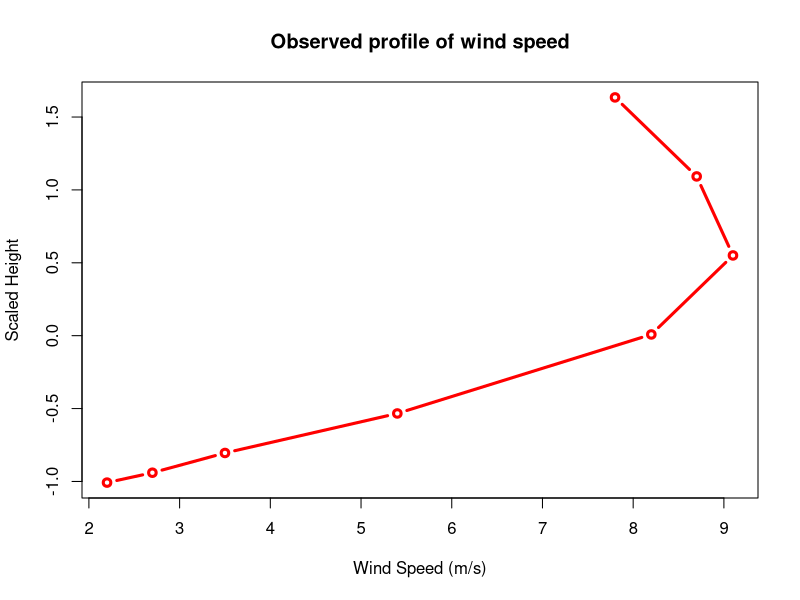
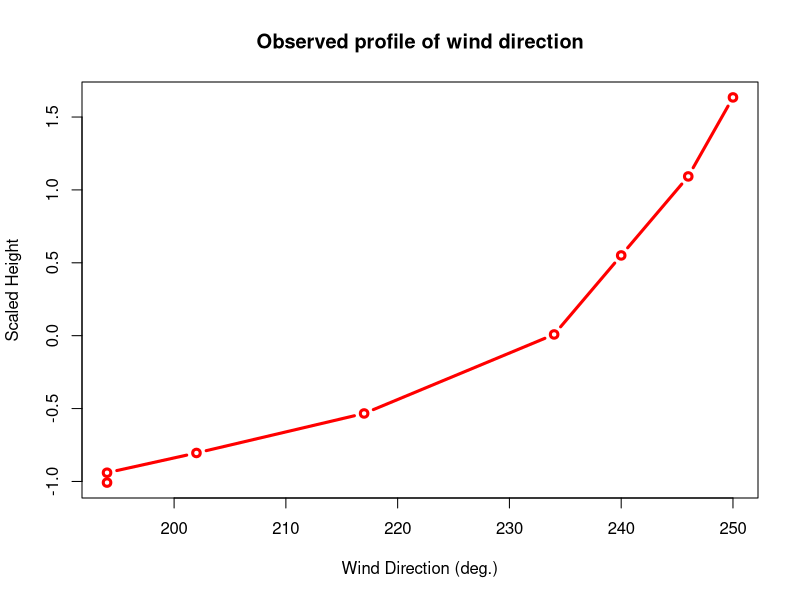
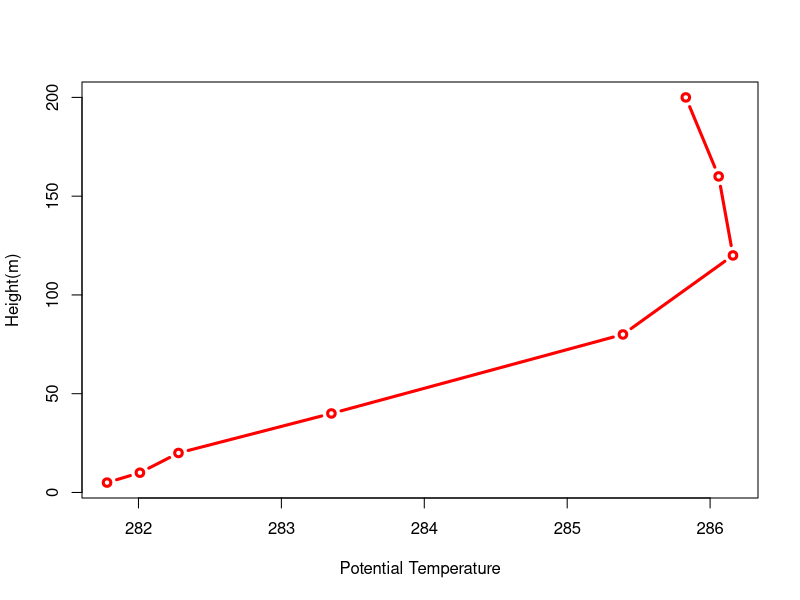
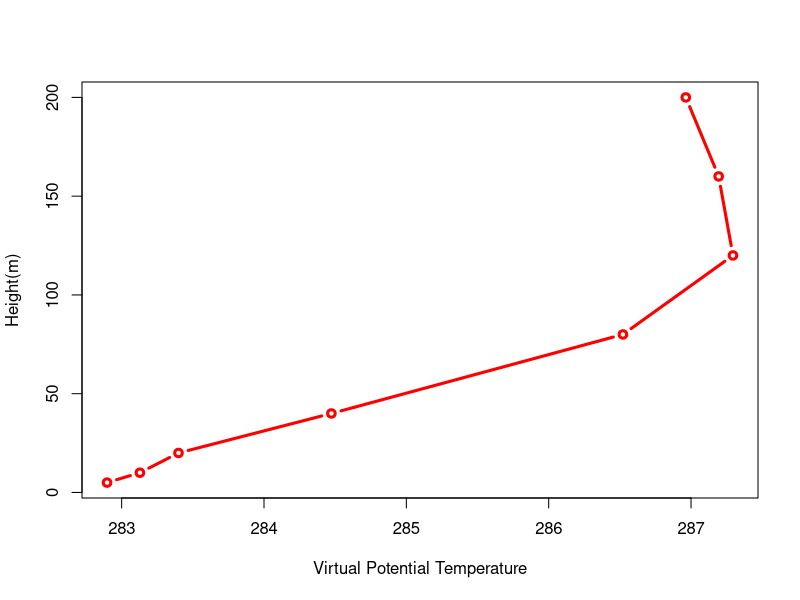
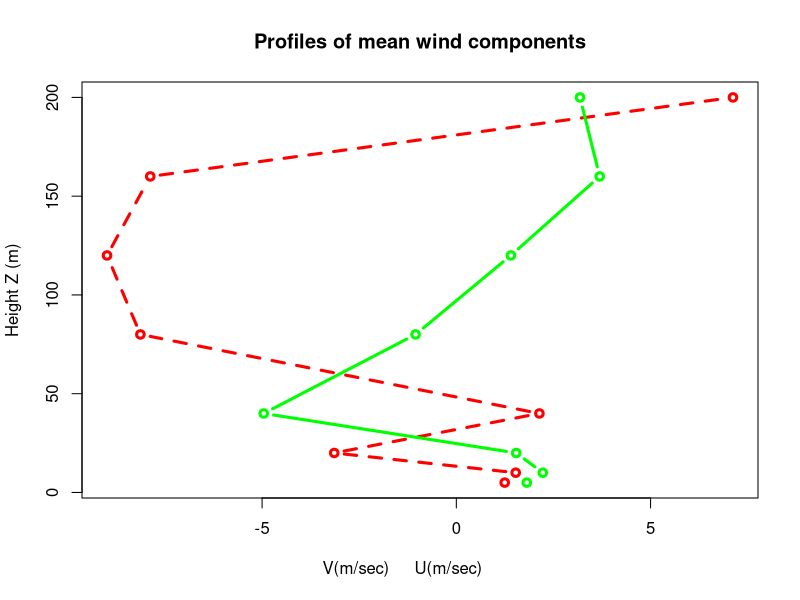
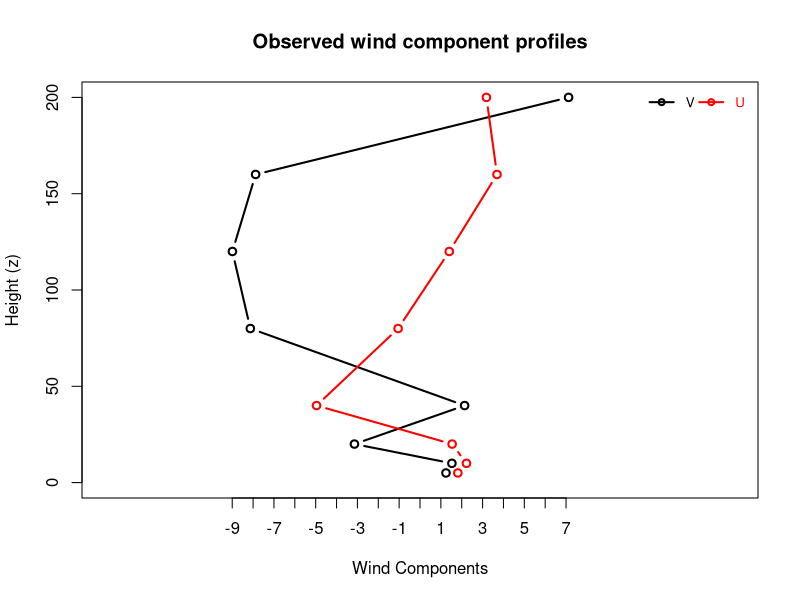

R code for these plots, in order:
## ---- chunk 1
library(ggplot2)
library(dplyr)

## ---- chunk 2
#meters
height3 <- c(5,10,20,40,80,120,160,200)
#wind speed (m/s)
windspeed3 <- c(2.2,2.7,3.5,5.4,8.2,9.1,8.7,7.8)
#wind direction (deg)
winddirection3 <- c(194,194,202,217,234,240,246,250)
#Temperature
temperature3 <- c(8.58,8.81,9.08,10.15,12.19,12.96,12.86,12.63)

length(height3)==length(windspeed3)
length(winddirection3)==length(temperature3)


## ---- chunk 3
# Convert to Kelvin
temperature3k <- temperature3 + 273.2

# For the first 200 meters, we can assume the specific humidity to be relatively constant 
# Assuming it to be 6.5 g/kg
specifichumidity3 <- 6.5
vtemperature3K <- temperature3k*(1+(0.61*(specifichumidity3/1000)))
# Assuming the pressure to be constant as well in first 200 m
pressureq7 <- 1000
# Add virtual potential temperature
ptemperature3K <- temperature3k*((1000/pressureq7)^0.286)
vptemperature3K <- ptemperature3K*(1+(0.61*(specifichumidity3/1000)))

# Scaled height

height3scaled <- scale(height3)

wp3df <- data.frame(height3,height3scaled,windspeed3,winddirection3,temperature3,temperature3k,vtemperature3K,ptemperature3K,vtemperature3K,ptemperature3K,vptemperature3K)


wp3 <- plot(wp3df$windspeed3,wp3df$height3scaled,type = "b", col = "red", lwd = 3,xlab = "Wind Speed (m/s)", ylab = "Scaled Height") + title("Observed profile of wind speed")


## ---- chunk 4

wp32 <- plot(wp3df$winddirection3,wp3df$height3scaled,type = "b", col = "red", lwd = 3,xlab = "Wind Direction (deg.)", ylab = "Scaled Height") + title("Observed profile of wind direction")


## ---- chunk 5
wp33 <- plot(wp3df$ptemperature3K,wp3df$height3,type = "b", col = "red", lwd = 3,xlab = "Potential Temperature", ylab = "Height(m)")
## ---- chunk 6
wp33 <- plot(wp3df$vptemperature3K,wp3df$height3,type = "b", col = "red", lwd = 3,xlab = "Virtual Potential Temperature", ylab = "Height(m)")
## ---- chunk 7

u3 <- windspeed3 * cos(270-  winddirection3)
v3 <- windspeed3 * sin(270-  winddirection3)
wp3df <- data.frame(height3,height3scaled,windspeed3,winddirection3,temperature3,temperature3k,vtemperature3K,ptemperature3K,vtemperature3K,ptemperature3K,vptemperature3K,u3,v3)

wp33 <- plot(wp3df$v3,wp3df$height3,type = "b", col = "red", lwd = 3,lty= 2,xlab = "V(m/sec)     U(m/sec)       ", ylab = "Height Z (m)") + title("Profiles of mean wind components") + lines(wp3df$u3,wp3df$height3,type = "b", lwd = 3,col="green") 

## ---- chunk 8
plot(wp3df$v3,wp3df$height3,type="b",lwd=2,
xaxt="n",ylim=c(0,200),xlim=c(-15,15),col="black",
xlab="Wind Components",ylab="Height (z)",
main="Observed wind component profiles")
axis(1,at=round(min(wp3df$v3)):max(wp3df$v3))
lines(wp3df$u3,wp3df$height3,col="red",type="b",lwd=2)
legend("topright",legend=c("V","U"),
lty=1,lwd=2,pch=21,col=c("black","red"),
ncol=2,bty="n",cex=0.8,
text.col=c("black","red"),
inset=0.01)

